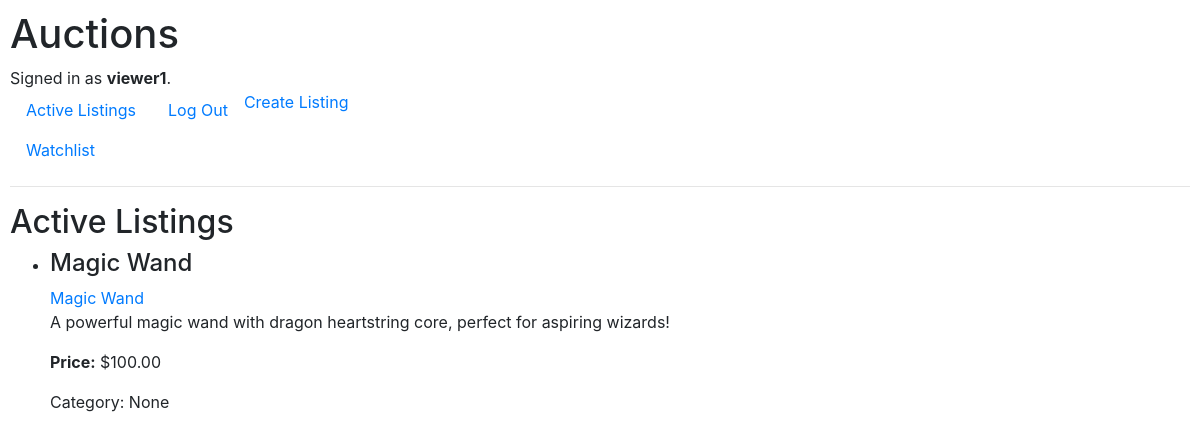
Screenshot of / (signed in) with the database file from the repository.
### auctions/models.py (models this page shows, shortened)
class User(AbstractUser):
    pass

class AuctionListing(models.Model):
    title = models.CharField(max_length=100)
    description = models.TextField()
    starting_bid = models.DecimalField(max_digits=10, decimal_places=2)
    image_url = models.URLField(blank=True, null=True)
    category = models.CharField(max_length=64, blank=True, null=True)
    is_active = models.BooleanField(default=True)
    created_by = models.ForeignKey(User, on_delete=models.CASCADE, related_name="listings")
    created_at = models.DateTimeField(auto_now_add=True)

### auctions/views.py (the view)
# urls.py: path("", views.index, name="index"),
def index(request):
    active_listings = AuctionListing.objects.filter(is_active=True)
    return render(request, "auctions/index.html", {
        "listings": active_listings
    })

### auctions/templates/auctions/index.html (shortened to what this page needs)
{% extends "auctions/layout.html" %}
{% block body %}
    <h2>Active Listings</h2>
    {% if listings %}
        <ul>
        {% for listing in listings %}
            <li style="margin-bottom: 20px;">
                <h4>{{ listing.title }}</h4>
                <a href="{% url 'listing' listing.id %}">{{ listing.title }}</a>
                <p>{{ listing.description }}</p>
                <p><strong>Price:</strong> ${{ listing.starting_bid }}</p>
                <p>Category: {{ listing.category }}</p>
            </li>
        {% endfor %}
        </ul>
    {% else %}
        <p>No active listings at the moment.</p>
    {% endif %}
{% endblock %}

### auctions/templates/auctions/layout.html (shortened to what this page needs)
{% load static %}
<!DOCTYPE html>
<html lang="en">
    <head>
        <link rel="stylesheet" href="https://stackpath.bootstrapcdn.com/bootstrap/4.4.1/css/bootstrap.min.css">
        <link href="{% static 'auctions/styles.css' %}" rel="stylesheet">
    </head>
    <body>
        <h1>Auctions</h1>
        <div>
            {% if user.is_authenticated %}
                Signed in as <strong>{{ user.username }}</strong>.
            {% else %}
                Not signed in.
            {% endif %}
        </div>
        <ul class="nav">
            <li class="nav-item">
                <a class="nav-link" href="{% url 'index' %}">Active Listings</a>
                <a class="nav-link" href="{% url 'watchlist' %}">Watchlist</a>
            </li>
            {% if user.is_authenticated %}
                <li class="nav-item">
                    <a class="nav-link" href="{% url 'logout' %}">Log Out</a>
                </li>
            {% endif %}
            {% if user.is_authenticated %}
                    <a href="{% url 'create' %}">Create Listing</a>
            {% endif %}
        </ul>
        <hr>
        {% block body %}
        {% endblock %}
    </body>
</html>

### auctions/static/auctions/styles.css (style rules this page uses)
body { padding: 10px; }

### rows the page displays
User: username "viewer1"
AuctionListing: title "Magic Wand", description "A powerful magic wand with dragon heartstring core, perfect for aspiring wizards!", starting_bid "100.00", category "None"
